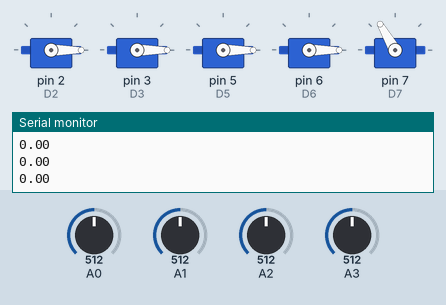
This sketch was run on a simulated Arduino Uno, built with avr-gcc and run on an emulated ATmega328P. On the bench: 5 × servo, the last lines printed to the serial monitor. Inputs (shaded band) come from the test bench; at power-on: A0 = 512, A2 = 512, A1 = 512, A3 = 512.

Above: at 1.2 s.
1.3 s: A0 set to 183
2.8 s: A0 set to 168
At 3.29 s:
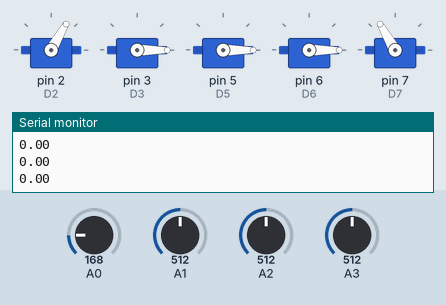
At 5.3 s:
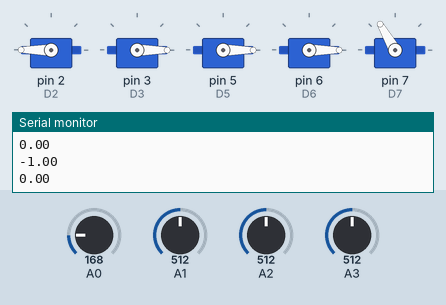
5.8 s: A2 set to 186
7.3 s: A2 set to 158
At 10.1 s:
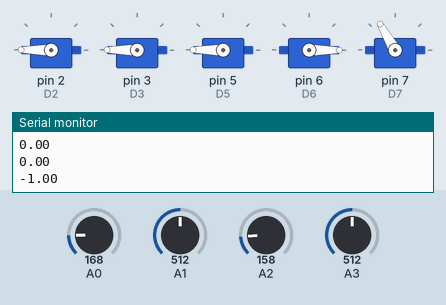
10.3 s: A1 set to 813
11.8 s: A1 set to 836
At 13.2 s:
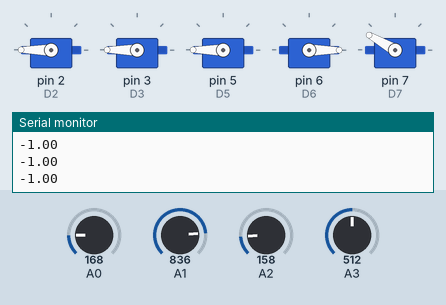
Timing chart, 0 to 14.5 s (numbered marks = the images above; inputs shaded):
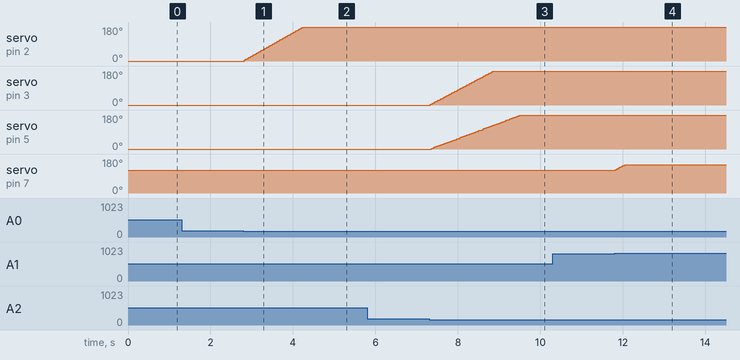

The sketch:

robohand.ino
```cpp
#include <Servo.h>

#define MAX_DEGREE 180
#define MAX_CLAW_DEGREE 120
#define MIN_DEGREE 0

#define MAX_JOYSTICK 1000
#define MIN_JOYSTICK 0

#define MAX_DELTA 1
#define MIN_DELTA -1

#ifndef D2
# define D2 2
# define D3 3
# define D5 5
# define D6 6
# define D7 7
# define D8 8
#endif


float clampf(float min, float value, float max) {
  if (value > max) return max;
  if (value < min) return min;
  return value;
}


float mapf(float x, float in_min, float in_max, float out_min, float out_max) {
  return (x - in_min) * (out_max - out_min) / (in_max - in_min) + out_min;
}


Servo servo_base;
Servo servo_hand_0;
Servo servo_hand_1;
Servo servo_hand_2;
Servo servo_claw;

float speed = 4;
float threshold = 0.6;
float delta;

float sb_pos;
float sb_mod = -1;

float sh0_pos;
float sh0_mod = -1;

float sh1_pos;
float sh1_mod = -0.7;

float sh2_pos;
float sh2_mod = -1;

float sc_pos;
float sc_mod = 1;


void setup(void) {
  Serial.begin(9600);

  servo_base.attach(D2);
  servo_hand_0.attach(D3);
  servo_hand_1.attach(D5);
  servo_hand_2.attach(D6);
  servo_claw.attach(D7);

  servo_base.write(93);
  servo_hand_0.write(93);
  servo_hand_1.write(93);
  servo_hand_2.write(93);
  servo_claw.write(130); // 150 - max, 140 - mid, 120 - min
}


#define SERV_UPDATE(__servo, __analogPin, __position, __speed, __modifier, __minDegree, __maxDegree, __threshold) \
  do { \
    float delta = analogRead(__analogPin); \
    delta = clampf(MIN_JOYSTICK, delta, MAX_JOYSTICK); \
    delta = mapf(delta, MIN_JOYSTICK, MAX_JOYSTICK, MIN_DELTA, MAX_DELTA); \
    delta = round(delta * 10.0) / 10.0; \
    if (abs(delta) <= __threshold) \
      delta = 0; \
    if (delta != 0) \
      delta = delta > 0 ? 1 : -1; \
    Serial.println(delta); \
    __position = clampf(__minDegree, __position + (__speed * delta * __modifier), __maxDegree); \
    __servo.write((int)__position); \
  } while(0)


void loop(void) {
  SERV_UPDATE(servo_base, A0, sb_pos, speed, sb_mod, MIN_DEGREE, MAX_DEGREE, threshold);
  SERV_UPDATE(servo_hand_0, A2, sh0_pos, speed, sh0_mod, MIN_DEGREE, MAX_DEGREE, threshold);
  SERV_UPDATE(servo_hand_1, A2, sh1_pos, speed, sh1_mod, MIN_DEGREE, MAX_DEGREE, threshold);
  SERV_UPDATE(servo_hand_2, A3, sh2_pos, speed, sh2_mod, MIN_DEGREE, MAX_DEGREE, threshold);
  SERV_UPDATE(servo_claw, A1, sc_pos, speed, sc_mod, 120, 150, threshold);
  delay(10);
}
```

Measured:
- the behaviour switches between 176 and 175 on A0 (found by bisection; images 0 and 1)
- the behaviour switches between 176 and 175 on A2 (found by bisection; images 2 and 3)
- the behaviour switches between 824 and 825 on A1 (found by bisection; images 3 and 4)
- after the input at 2.8 s, servo on pin 2 (D2): moves from 0° to 180° over 1.4 s, starting at once
- after the input at 7.3 s, servo on pin 3 (D3): moves from 0° to 180° over 1.5 s, starting at once; servo on pin 5 (D5): moves from 0° to 180° over 2.2 s, starting after 0.05 s
- after the input at 11.8 s, servo on pin 7 (D7): 120° → 150° at once
